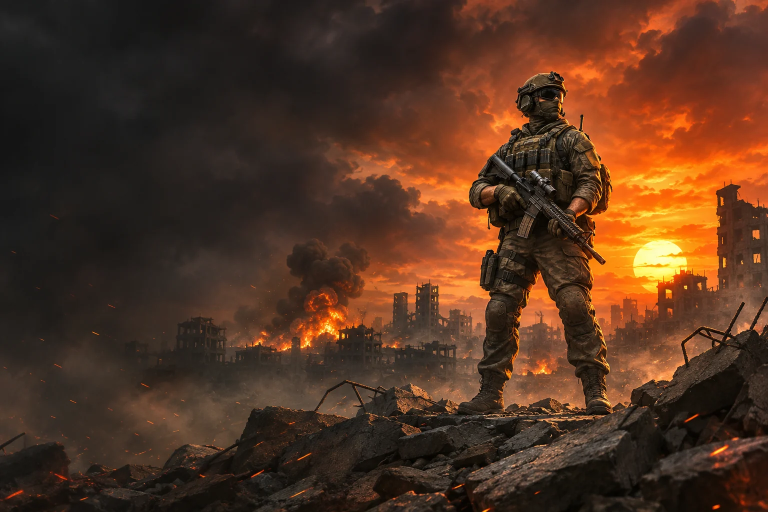
#> input picture assets/menu-bg.webp, 1536 x 1024 px (shown at 1/2 size)
$ python preview.py
#> lines starting #> are read from the running program, lines starting #| are printed output that depends on the picture
#!/usr/bin/env python3
"""Preview image for shared links (Discord, WhatsApp, social networks): python3 tools/dev/preview.py
Composes assets/preview.jpg (1200 x 630, the preview format) from the menu background (assets/menu-bg.webp) and the logo
(assets/logo.webp): the background covers the image, a dark gradient on the left carries the logo. No text (the image does not need
translating). build.py copies it into dist/icons/ with a fingerprint and announces it in the page's og:image tags.
Rerun after touching up the background or the logo."""
import os
from PIL import Image, ImageDraw
ROOT = os.path.join(os.path.dirname(os.path.abspath(__file__)), '..', '..')
W, H = 1200, 630
bg = Image.open(os.path.join(ROOT, 'assets/menu-bg.webp')).convert('RGB')
#> bg is the input picture: PIL image 1536x1024 RGB; mean R, G, B 82.9, 52, 33.3
s = max(W / bg.width, H / bg.height)
#> s = 0.781
bg = bg.resize((round(bg.width * s), round(bg.height * s)), Image.LANCZOS)
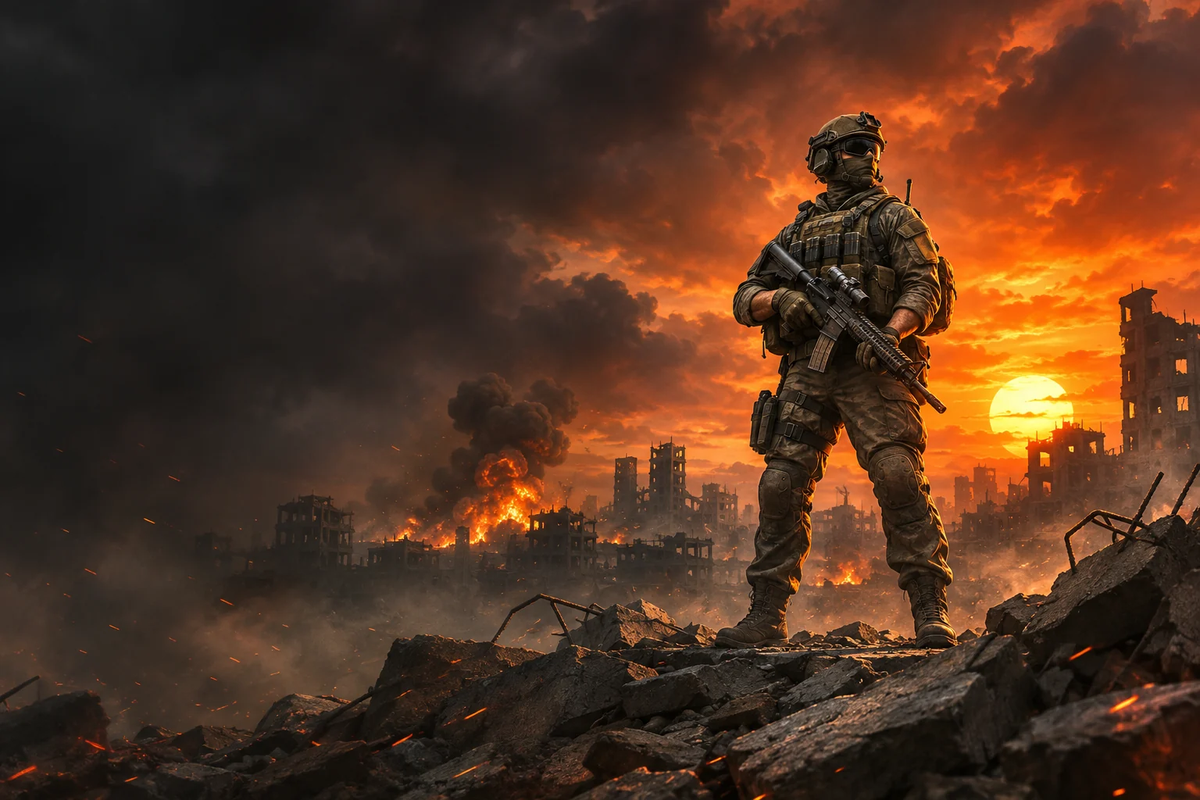
#> bg: PIL image 1200x800 RGB; mean R, G, B 82.9, 52, 33.4
x0, y0 = (bg.width - W) // 2, (bg.height - H) // 2
#> x0 = 0; y0 = 85
img = bg.crop((x0, y0, x0 + W, y0 + H))
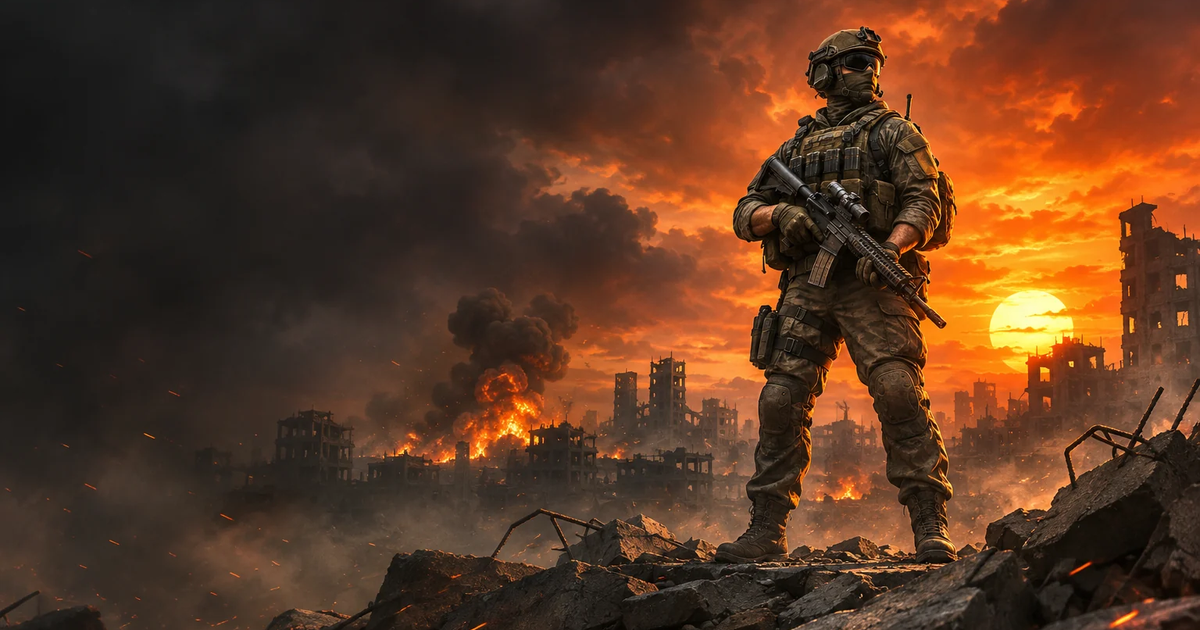
#> img: PIL image 1200x630 RGB; mean R, G, B 90.9, 56.5, 35
# dark gradient from the left to the middle, so the logo reads
shade = Image.new('L', (W, H), 0); d = ImageDraw.Draw(shade)
#> after `shade = Image.new('L', (W, H), 0)`: shade: PIL image 1200x630 L; every value is 0
for x in range(W):
    d.line([(x, 0), (x, H)], fill=round(215 * max(0.0, 1 - x / (W * 0.62)) ** 1.4))
img = Image.composite(Image.new('RGB', (W, H), (8, 10, 7)), img, shade)
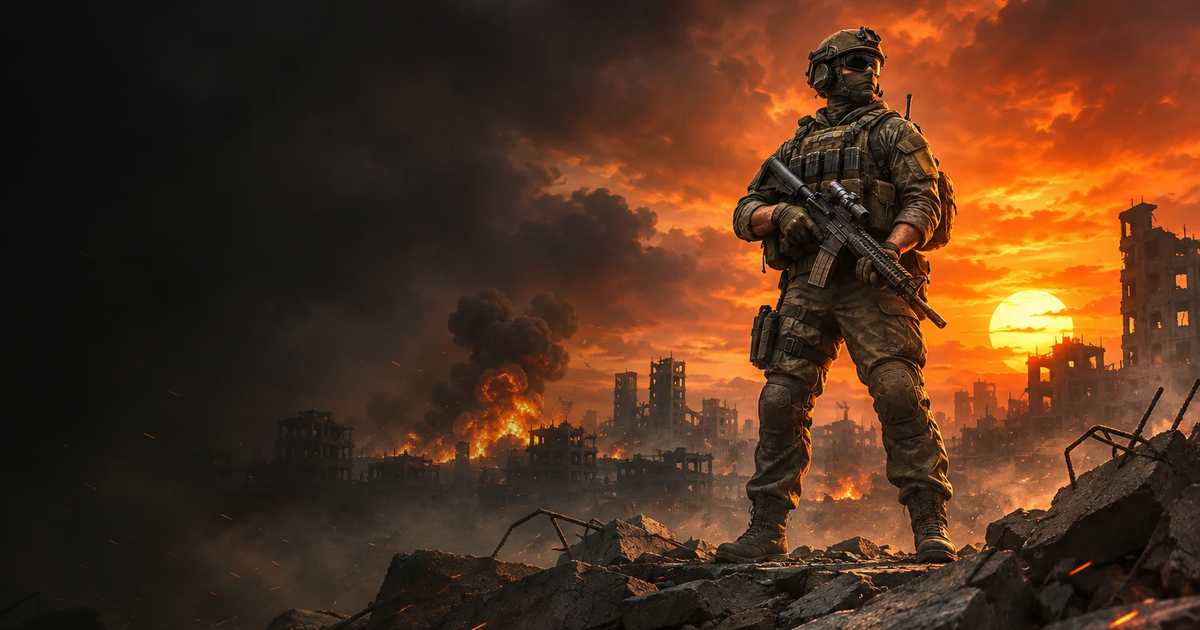
#> img: PIL image 1200x630 RGB; mean R, G, B 82.1, 50.2, 29.4
#> (the run stopped early here; a loop or call above may not have finished)

$ run again, with assets/menu-depth.webp copied over assets/menu-bg.webp
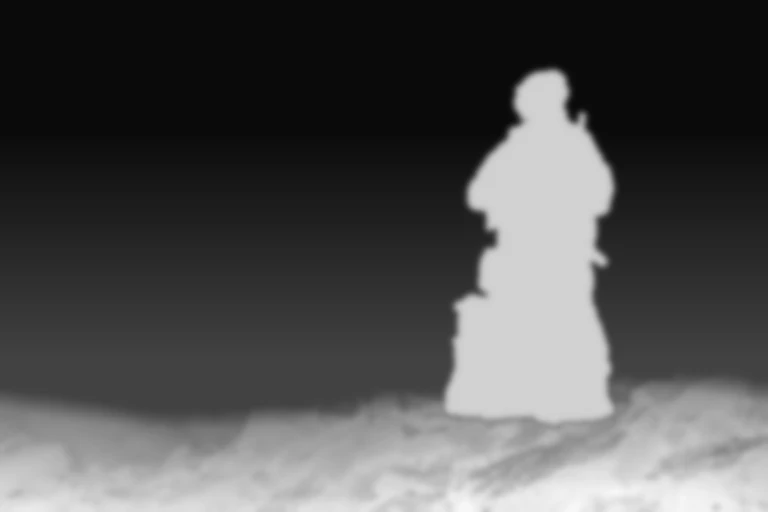
#> input picture assets/menu-depth.webp, 768 x 512 px
#> bg is the input picture: PIL image 768x512 RGB; mean R, G, B 79.6, 79.6, 79.6
#> bg: PIL image 1200x800 RGB
#> `img = bg.crop((x0, y0, x0 + W, y0 + H))`:
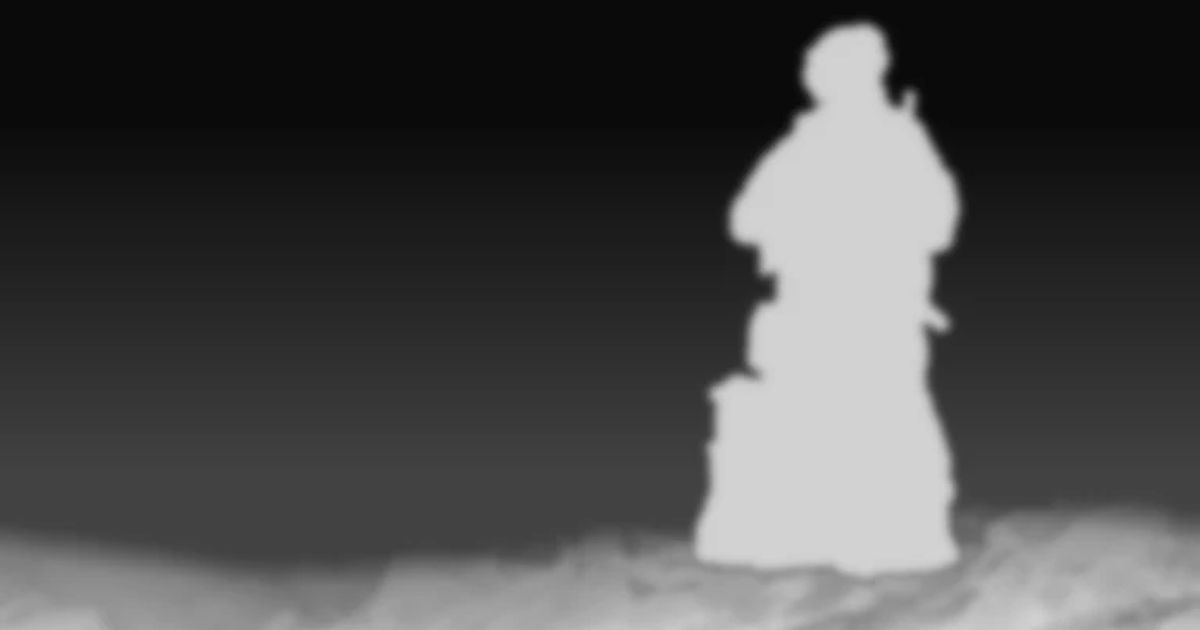
#> img: PIL image 1200x630 RGB; mean R, G, B 72.5, 72.4, 72.5
#> shade: PIL image 1200x630 L; every value is 0
#> `img = Image.composite(Image.new('RGB', (W, H), (8, 10, 7)), img, shade)`:
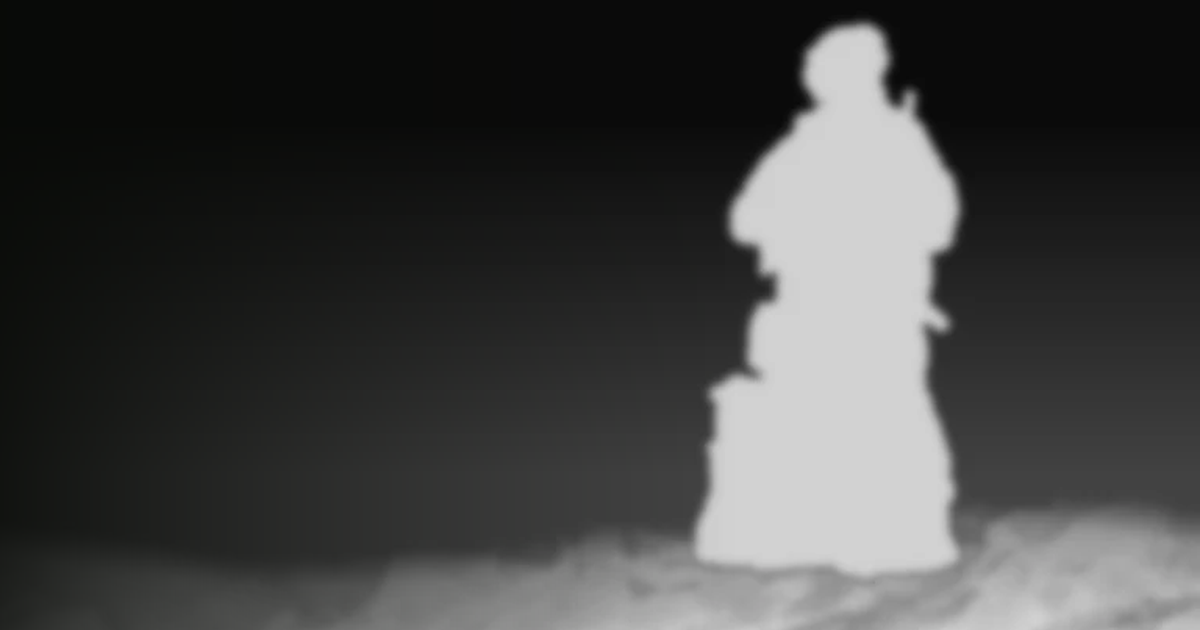
#> img: PIL image 1200x630 RGB; mean R, G, B 63.7, 64.1, 63.5
